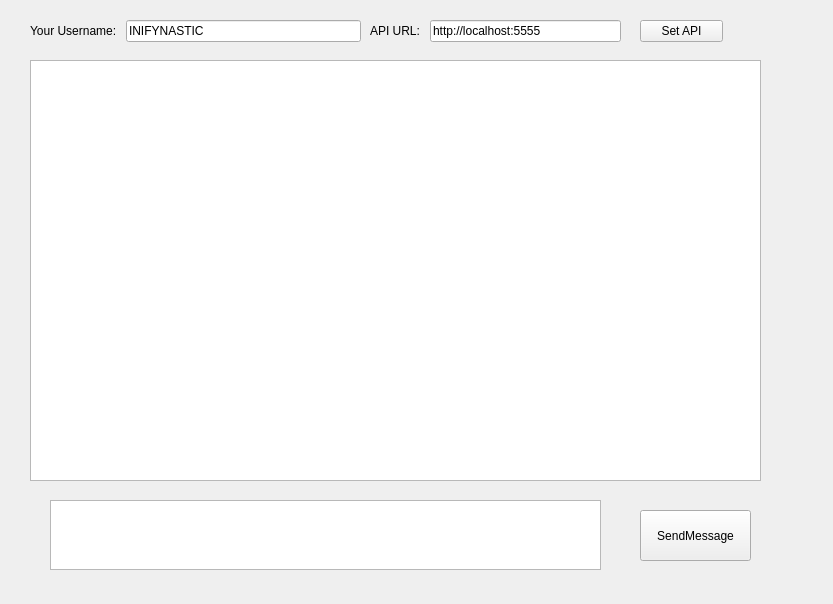
<?xml version="1.0" encoding="UTF-8"?>
<ui version="4.0">
 <class>MainWindow</class>
 <widget class="QMainWindow" name="MainWindow">
  <property name="geometry">
   <rect>
    <x>0</x>
    <y>0</y>
    <width>833</width>
    <height>604</height>
   </rect>
  </property>
  <property name="windowTitle">
   <string>MainWindow</string>
  </property>
  <widget class="QWidget" name="centralwidget">
   <widget class="QPushButton" name="btnsendMessage">
    <property name="geometry">
     <rect>
      <x>640</x>
      <y>510</y>
      <width>111</width>
      <height>51</height>
     </rect>
    </property>
    <property name="text">
     <string>SendMessage</string>
    </property>
   </widget>
   <widget class="QTextEdit" name="messageField">
    <property name="geometry">
     <rect>
      <x>50</x>
      <y>500</y>
      <width>551</width>
      <height>70</height>
     </rect>
    </property>
   </widget>
   <widget class="QWidget" name="formLayoutWidget_2">
    <property name="geometry">
     <rect>
      <x>30</x>
      <y>20</y>
      <width>331</width>
      <height>31</height>
     </rect>
    </property>
    <layout class="QFormLayout" name="UsernameFeld">
     <item row="0" column="1">
      <widget class="QLineEdit" name="usernameField">
       <property name="text">
        <string>INIFYNASTIC</string>
       </property>
      </widget>
     </item>
     <item row="0" column="0">
      <widget class="QLabel" name="UsrnameLabel">
       <property name="text">
        <string>Your Username: </string>
       </property>
      </widget>
     </item>
    </layout>
   </widget>
   <widget class="QListWidget" name="msgZone">
    <property name="geometry">
     <rect>
      <x>30</x>
      <y>60</y>
      <width>731</width>
      <height>421</height>
     </rect>
    </property>
   </widget>
   <widget class="QWidget" name="formLayoutWidget_3">
    <property name="geometry">
     <rect>
      <x>370</x>
      <y>20</y>
      <width>251</width>
      <height>31</height>
     </rect>
    </property>
    <layout class="QFormLayout" name="APIText">
     <item row="0" column="1">
      <widget class="QLineEdit" name="APIField">
       <property name="text">
        <string>http://localhost:5555</string>
       </property>
      </widget>
     </item>
     <item row="0" column="0">
      <widget class="QLabel" name="APIText2">
       <property name="text">
        <string>API URL: </string>
       </property>
      </widget>
     </item>
    </layout>
   </widget>
   <widget class="QPushButton" name="btnSetAPI">
    <property name="geometry">
     <rect>
      <x>640</x>
      <y>20</y>
      <width>83</width>
      <height>22</height>
     </rect>
    </property>
    <property name="text">
     <string>Set API</string>
    </property>
   </widget>
  </widget>
 </widget>
 <resources/>
 <connections/>
</ui>
